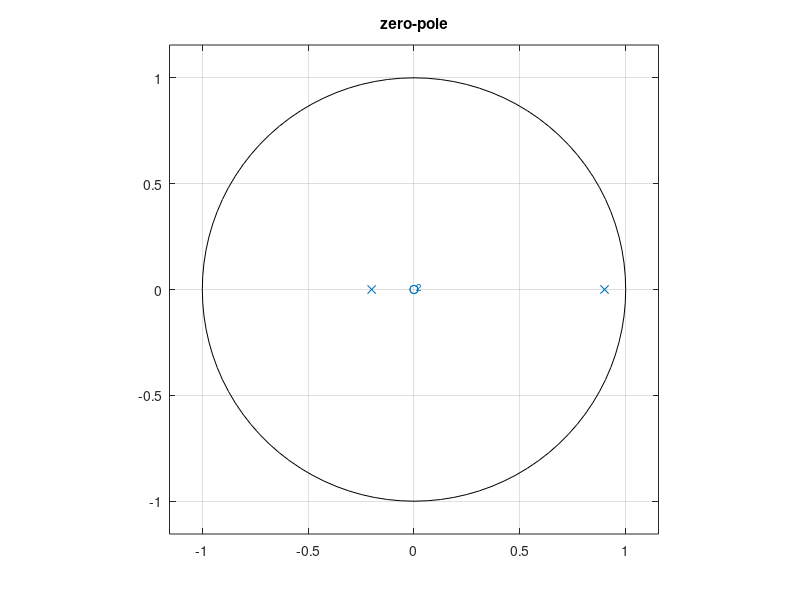
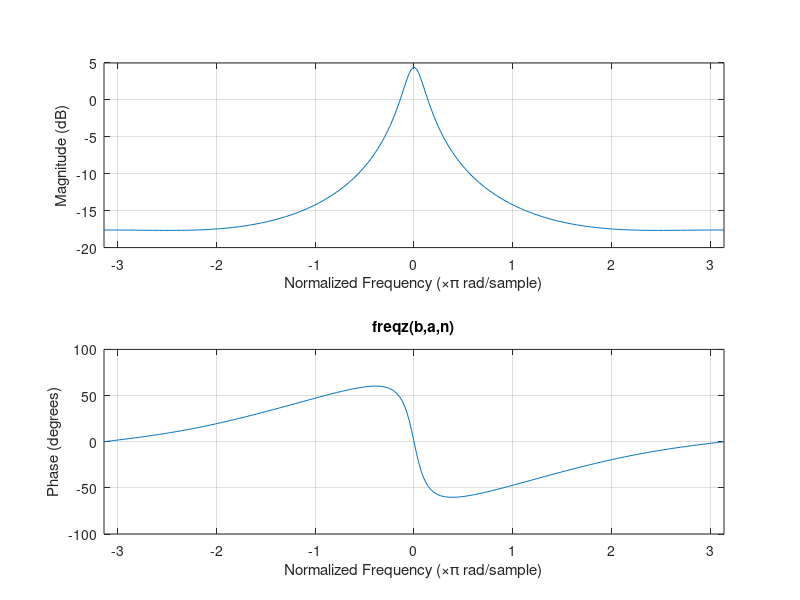
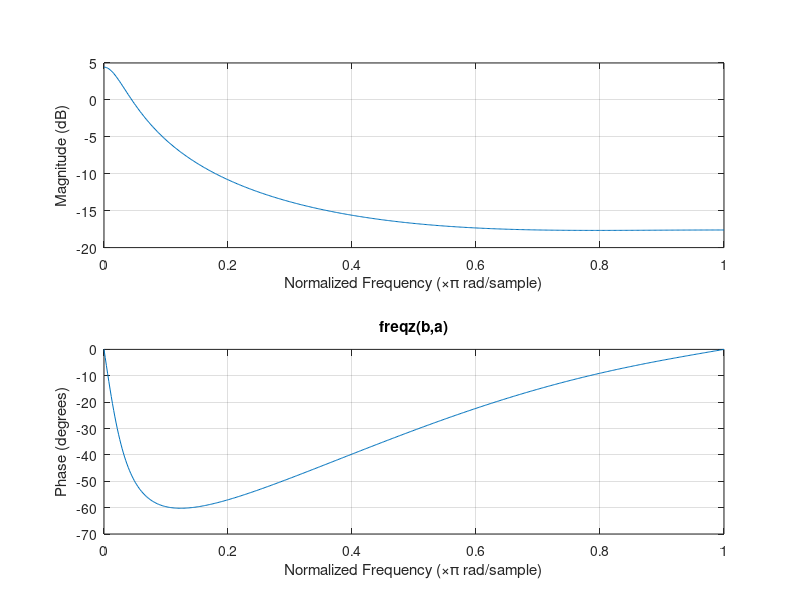
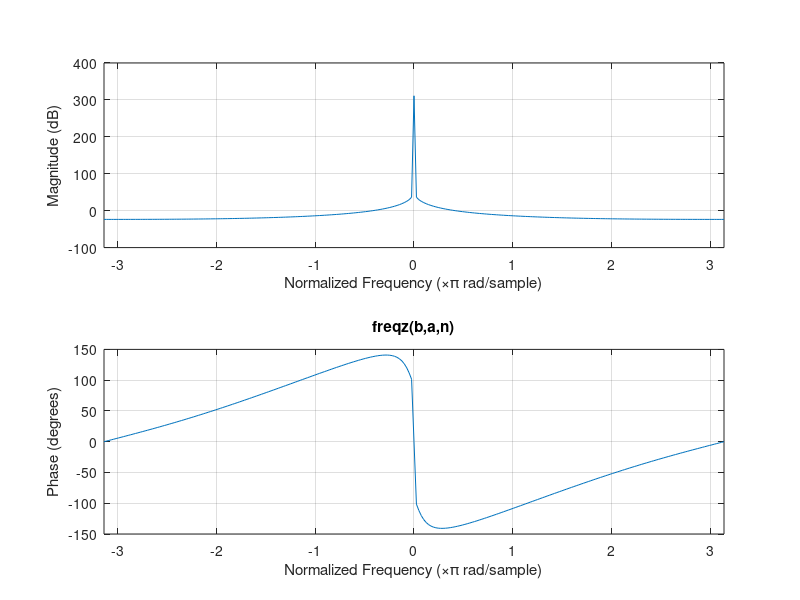

Reproduce these figures in MATLAB, in order. (Note: this script raises an error after producing the figures.)
clear;
close all;

%% 1B
%H(z)=0.2z/(z^2-0.7z-0.18)
numerator=[0.2,0];
denominator=[1,-0.7,-0.18];
Hz=tf(numerator,denominator)
figure
zplane(numerator,denominator)
grid on
title('zero-pole');

%% 1D
n=-pi:pi/128:pi;
figure
freqz(numerator,denominator,n);
grid on
title('freqz(b,a,n)');

figure
freqz(numerator,denominator);
grid on
title('freqz(b,a)');

%% 1E
numerator2=[0.2,0];
denominator2=[1,-1.7,0.52,0.18];
Hz2=tf(numerator2,denominator2)
figure
freqz(numerator2,denominator2,n);
grid on
title('freqz(b,a,n)');

%% 2A
numerator = [4 -3.5 0];
denominator = [1 -2.5 1];

Hz = tf(numerator, denominator);                   %Hz = (4-(3.5.*(z^(-1))))/(1-(2.5.*(z^(-1)))+(z^(-2))), creates a continuous-time transfer function model, setting the numerator and denominator properties

[res, pol, ko] = residuez(numerator, denominator); %Finds the residues (A, B,..., N, direct terms of a partial fraction expansion of the ratio of numerator and denominator polynomials)
                                                   %Finds poles
                                                   %Direct terms, returned as a row vector. The direct term coefficient vector k is empty if length(b) is less than length(a). Otherwise: length(k) = length(b)-length(a)+1

A = res(1);                                        %We take the first number of our vector, which is our A for the partial fraction expansion of the ratio of numerator and denominator polynomials   
B = res(2);                                        %We take the second (and for this exercise last) number of our vector, which is our B for the partial fraction expansion of the ratio of numerator and denominator polynomials   
P1 = pol(1);                                       %We take the first number of our vector, which is our first pole
P2 = pol(2);                                       %We take the second (and for this exercise last) pole

syms z                                             %Lists the names of all symbolic scalar variables, functions, matrix variables, matrix functions and arrays in the workspace. Here, we declare a complex variable z to use it in the Z-Transform
T_Hz = A/(1- P1*z^(-1)) + B/(1- P2*z^(-1));
pretty(T_Hz)                                       %Prints T_Hz

%% 2B
inv_T_Hz = iztrans(T_Hz)
